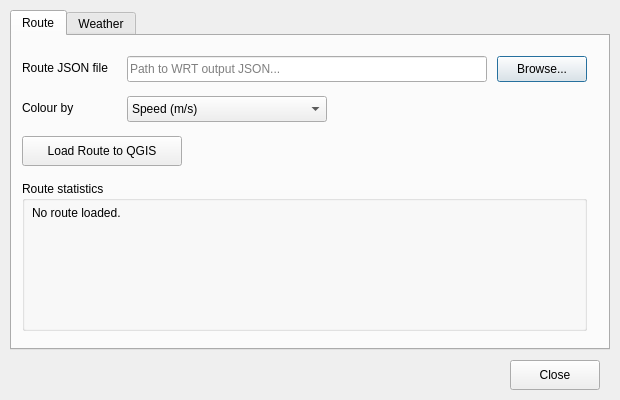
<?xml version="1.0" encoding="UTF-8"?>
<ui version="4.0">
 <class>VisPanel</class>
 <widget class="QDialog" name="VisPanel">
  <property name="geometry">
   <rect>
    <x>0</x>
    <y>0</y>
    <width>620</width>
    <height>400</height>
   </rect>
  </property>
  <property name="windowTitle">
   <string>WRT Visualisation Panel</string>
  </property>

  <widget class="QTabWidget" name="tabWidget">
   <property name="geometry">
    <rect>
     <x>10</x>
     <y>10</y>
     <width>600</width>
     <height>340</height>
    </rect>
   </property>
   <property name="currentIndex">
    <number>0</number>
   </property>

   <!-- ═══════════════════════════════════════════════════ -->
   <!-- TAB 1: ROUTE                                        -->
   <!-- ═══════════════════════════════════════════════════ -->
   <widget class="QWidget" name="tabRoute">
    <attribute name="title">
     <string>Route</string>
    </attribute>

    <!-- File picker row -->
    <widget class="QLabel" name="labelRouteFile">
     <property name="geometry">
      <rect><x>10</x><y>20</y><width>100</width><height>24</height></rect>
     </property>
     <property name="text"><string>Route JSON file</string></property>
    </widget>

    <widget class="QLineEdit" name="lineRouteFile">
     <property name="geometry">
      <rect><x>115</x><y>20</y><width>360</width><height>26</height></rect>
     </property>
     <property name="placeholderText">
      <string>Path to WRT output JSON...</string>
     </property>
    </widget>

    <widget class="QPushButton" name="btnBrowseRoute">
     <property name="geometry">
      <rect><x>485</x><y>20</y><width>90</width><height>26</height></rect>
     </property>
     <property name="text"><string>Browse...</string></property>
    </widget>

    <!-- Style field row -->
    <widget class="QLabel" name="labelStyleField">
     <property name="geometry">
      <rect><x>10</x><y>60</y><width>100</width><height>24</height></rect>
     </property>
     <property name="text"><string>Colour by</string></property>
    </widget>

    <widget class="QComboBox" name="comboStyleField">
     <property name="geometry">
      <rect><x>115</x><y>60</y><width>200</width><height>26</height></rect>
     </property>
     <item><property name="text"><string>Speed (m/s)</string></property></item>
     <item><property name="text"><string>Fuel consumption (t/h)</string></property></item>
     <item><property name="text"><string>Engine power (kW)</string></property></item>
     <item><property name="text"><string>Wave height (m)</string></property></item>
    </widget>

    <!-- Load button -->
    <widget class="QPushButton" name="btnLoadRoute">
     <property name="geometry">
      <rect><x>10</x><y>100</y><width>160</width><height>30</height></rect>
     </property>
     <property name="text"><string>Load Route to QGIS</string></property>
    </widget>

    <!-- Stats box -->
    <widget class="QGroupBox" name="groupRouteStats">
     <property name="geometry">
      <rect><x>10</x><y>145</y><width>565</width><height>150</height></rect>
     </property>
     <property name="title"><string>Route statistics</string></property>

     <widget class="QLabel" name="labelRouteStats">
      <property name="geometry">
       <rect><x>10</x><y>25</y><width>545</width><height>110</height></rect>
      </property>
      <property name="text"><string>No route loaded.</string></property>
      <property name="alignment">
       <set>Qt::AlignTop|Qt::AlignLeft</set>
      </property>
      <property name="wordWrap"><bool>true</bool></property>
     </widget>
    </widget>

   </widget>

   <!-- ═══════════════════════════════════════════════════ -->
   <!-- TAB 2: WEATHER                                      -->
   <!-- ═══════════════════════════════════════════════════ -->
   <widget class="QWidget" name="tabWeather">
    <attribute name="title">
     <string>Weather</string>
    </attribute>

    <!-- File picker row -->
    <widget class="QLabel" name="labelWeatherFile">
     <property name="geometry">
      <rect><x>10</x><y>20</y><width>100</width><height>24</height></rect>
     </property>
     <property name="text"><string>NetCDF file</string></property>
    </widget>

    <widget class="QLineEdit" name="lineWeatherFile">
     <property name="geometry">
      <rect><x>115</x><y>20</y><width>360</width><height>26</height></rect>
     </property>
     <property name="placeholderText">
      <string>Path to Copernicus Marine NetCDF...</string>
     </property>
    </widget>

    <widget class="QPushButton" name="btnBrowseWeatherFile">
     <property name="geometry">
      <rect><x>485</x><y>20</y><width>90</width><height>26</height></rect>
     </property>
     <property name="text"><string>Browse...</string></property>
    </widget>

    <!-- Variable selector row -->
    <widget class="QLabel" name="labelVariable">
     <property name="geometry">
      <rect><x>10</x><y>60</y><width>100</width><height>24</height></rect>
     </property>
     <property name="text"><string>Variable</string></property>
    </widget>

    <widget class="QComboBox" name="comboVariable">
     <property name="geometry">
      <rect><x>115</x><y>60</y><width>280</width><height>26</height></rect>
     </property>
    </widget>

    <!-- Time step row -->
    <widget class="QLabel" name="labelTimeStep">
     <property name="geometry">
      <rect><x>10</x><y>100</y><width>100</width><height>24</height></rect>
     </property>
     <property name="text"><string>Time step</string></property>
    </widget>

    <widget class="QSpinBox" name="spinTimeStep">
     <property name="geometry">
      <rect><x>115</x><y>100</y><width>80</width><height>26</height></rect>
     </property>
     <property name="minimum"><number>0</number></property>
     <property name="maximum"><number>999</number></property>
     <property name="value"><number>0</number></property>
    </widget>

    <widget class="QLabel" name="labelTimeStepMax">
     <property name="geometry">
      <rect><x>205</x><y>100</y><width>120</width><height>24</height></rect>
     </property>
     <property name="text"><string>of 0</string></property>
    </widget>

    <!-- Load button -->
    <widget class="QPushButton" name="btnLoadWeatherLayer">
     <property name="geometry">
      <rect><x>10</x><y>140</y><width>160</width><height>30</height></rect>
     </property>
     <property name="text"><string>Load Weather Layer</string></property>
    </widget>

    <!-- Stats box -->
    <widget class="QGroupBox" name="groupWeatherStats">
     <property name="geometry">
      <rect><x>10</x><y>185</y><width>565</width><height>110</height></rect>
     </property>
     <property name="title"><string>Statistics for current map extent</string></property>

     <widget class="QLabel" name="labelWeatherStats">
      <property name="geometry">
       <rect><x>10</x><y>25</y><width>545</width><height>75</height></rect>
      </property>
      <property name="text"><string>No layer loaded.</string></property>
      <property name="alignment">
       <set>Qt::AlignTop|Qt::AlignLeft</set>
      </property>
      <property name="wordWrap"><bool>true</bool></property>
     </widget>
    </widget>

   </widget>
  </widget>

  <!-- Close button -->
  <widget class="QPushButton" name="btnClose">
   <property name="geometry">
    <rect><x>510</x><y>360</y><width>90</width><height>30</height></rect>
   </property>
   <property name="text"><string>Close</string></property>
  </widget>

 </widget>
 <resources/>
 <connections/>
</ui>
